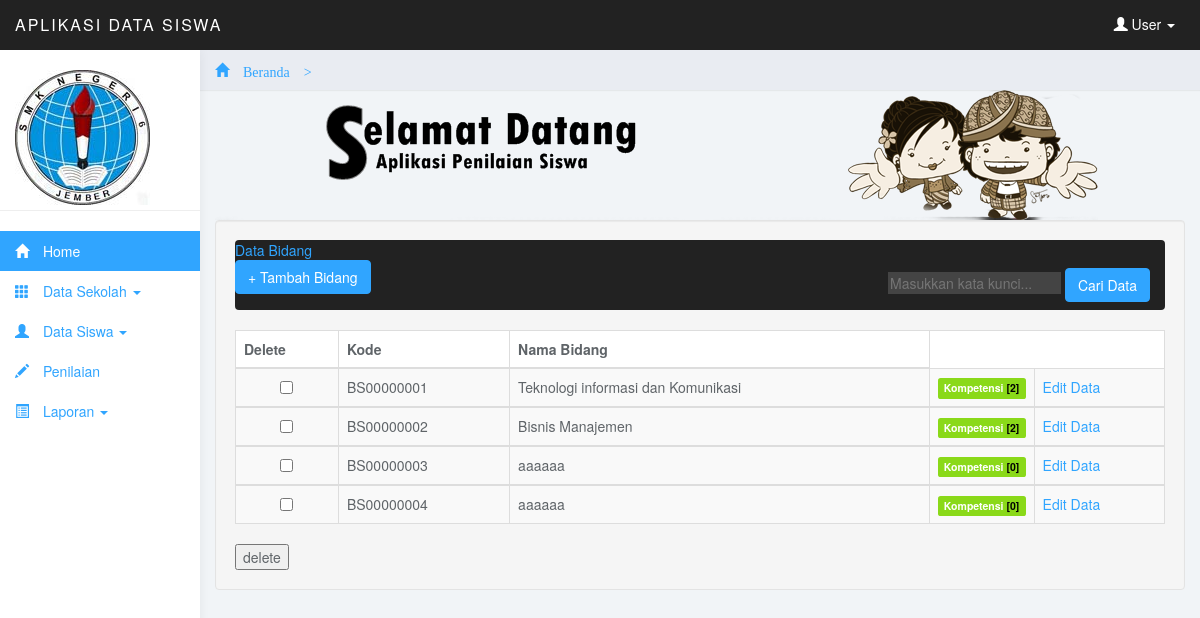
The app's page /admin/menu.php?page=bidangview (signed in) with its own data.
### tables this page shows
CREATE TABLE IF NOT EXISTS `tb_bidangstudi` (
  `bidang_kode` char(10) NOT NULL,
  `bidang_nama` varchar(50) NOT NULL,
  PRIMARY KEY (`bidang_kode`)
);

### admin/Data/Bidang/bidang_view.php (the view, shortened to what this page needs)
<?php
include 'koneksi.php';
if(isset($_POST['cari'])){
$query = "SELECT * FROM tb_bidangstudi where bidang_kode REGEXP '".$_POST['cari']."' or bidang_nama REGEXP '".$_POST['cari']."'";
$result = mysql_query($query);
}else{
$query = "SELECT * FROM tb_bidangstudi";
$result = mysql_query($query);
}
?>
<div class="well">
	<div class="navbar navbar-inverse row-fluid">
	  <div class="navbar-inner span12">
 <div class="table-header">
		  <a class="brand" href='?page=bidangview'>Data Bidang</a>
		  <div class="nav-collapse">
<a href='?page=bidangadd' class="small-box"><button class="btn btn-primary">+ Tambah Bidang</button></a>
		<form  class="navbar-form pull-right" method="post" accept-charset="utf-8" enctype="multipart/form-data">		  <input type="text"  placeholder="Masukkan kata kunci..." name="cari">
		  <button type="submit" class="btn btn-primary" name="btncari">Cari Data</button>
		</form>		</div>
		</div>
</div>
</div>
<section>
<form method="post">
<table class="table table-striped table-bordered table-hover">
    <thead>
    <tr>
    <td> <b>Delete</b> </td>
         <td> <b>Kode</b> </td>
        <td class='hidden-480'> <b>Nama Bidang  </b> </td>
     </tr>
	 </thead>
<?php
while ($data = mysql_fetch_array($result)) {
  ?>
  <tbody><tr>
  <td align="center" bgcolor="#FFFFFF">
  <input name="checkbox[]" type="checkbox" id="checkbox[]" value="<?php echo $data['bidang_kode']; ?>"></td>
   <?php echo "
            <td>".$data['bidang_kode']."</td>
			<td class='hidden-480'>".$data['bidang_nama']."</td>
		";
		$ds=mysql_query("select count(*) as cou from tb_kompetensikeahlian where bidang_kode='".$data['bidang_kode']."' ");
$as=mysql_fetch_array($ds);
?>
<td width="100px"><a class="label btn-success label-success arrowed label-large arrowed-righ" href="?page=kompetensiview&kodebidang=<?php echo $data['bidang_kode']; ?>">Kompetensi <font color="#000000"> [<?php
	 echo $as['cou']; ?>]</font></a></td>
     <td>
	            <a href="?page=bidangedit&Kode=<?php echo $data['bidang_kode']; ?>"> Edit Data</a>
		</td> </tr></tbody>
        <?php
}
echo "  </table>";
?>
<input name="delete" type="submit" id="delete" value="delete" onclick=\"return confirm("yakin ingin menghpusnya? ");\>

### admin/css/styles.css (style rules this page uses)
body { background: #f1f4f7; padding-top: 50px; color: #5f6468; }
a, a:hover, a:focus { color: #30a5ff; }
.btn-primary, .btn-primary:hover, .btn-primary:focus, .btn-primary:active, .btn-primary.active, .open > .dropdown-toggle.btn-primary, .btn-primary.disabled, .btn-primary[disabled], fieldset[disabled] .btn-primary, .btn-primary.disabled:hover, .btn-primary[disabled]:hover, fieldset[disabled] .btn-primary:hover, .btn-primary.disabled:focus, .btn-primary[disabled]:focus, fieldset[disabled] .btn-primary:focus, .btn-primary.disabled:active, .btn-primary[disabled]:active, fieldset[disabled] .btn-primary:active, .btn-primary.disabled.active, .btn-primary[disabled].active, fieldset[disabled] .btn-primary.active { background-color: #30a5ff; border-color: #30a5ff; }
.btn-success, .btn-success:hover, .btn-success:focus, .btn-success:active, .btn-success.active, .open > .dropdown-toggle.btn-success, .btn-success.disabled, .btn-success[disabled], fieldset[disabled] .btn-success, .btn-success.disabled:hover, .btn-success[disabled]:hover, fieldset[disabled] .btn-success:hover, .btn-success.disabled:focus, .btn-success[disabled]:focus, fieldset[disabled] .btn-success:focus, .btn-success.disabled:active, .btn-success[disabled]:active, fieldset[disabled] .btn-success:active, .btn-success.disabled.active, .btn-success[disabled].active, fieldset[disabled] .btn-success.active { background-color: #8ad919; border-color: #8ad919; }
.navbar { border: 0; }
.navbar input { border: 0; background: #444; color: #fff; }
.table { background: #fff; }

### records on screen
tb_bidangstudi: bidang_kode "BS00000001", bidang_nama "Teknologi informasi dan Komunikasi", cou "2"
tb_bidangstudi: bidang_kode "BS00000002", bidang_nama "Bisnis Manajemen", cou "2"
tb_bidangstudi: bidang_kode "BS00000003", bidang_nama "aaaaaa", cou "0"
tb_bidangstudi: bidang_kode "BS00000004", bidang_nama "aaaaaa", cou "0"
